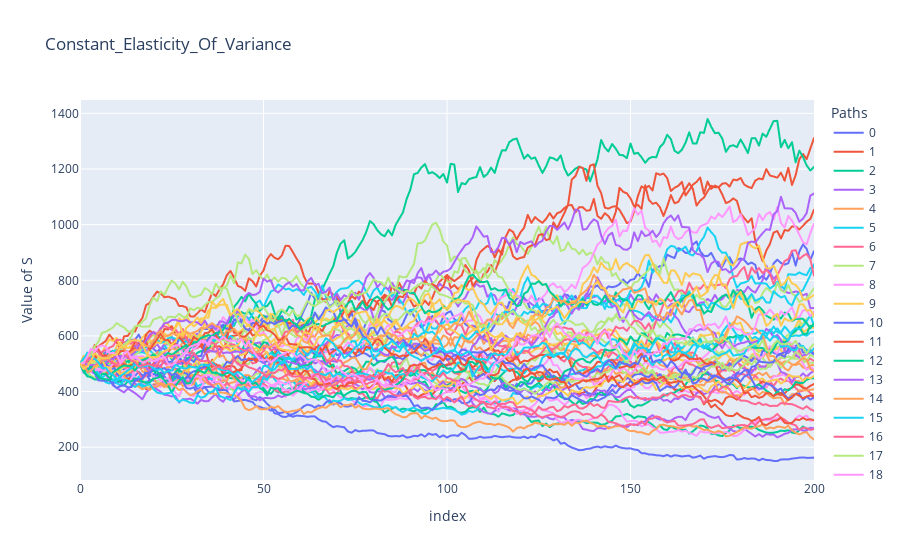

This figure's notebook cell:
### Code cell
npaths = 50
nsteps = 200
T = 1
dt = T/nsteps
t = np.arange(0, T+dt, dt)

# Arithmetic_Brownian_Motion(0.05, 0.4, npaths, nsteps, t, T, 200).simulate(plot_expected=True);
# Geometric_Brownian_Motion(0.2, 0.4, npaths, nsteps, t, T, 500).simulate(plot_expected=True)
# Ornstein_Uhlenbeck_Process(10, 0.07, 0.1, npaths, nsteps, t, T, 0.05).simulate(analytic_EM=False, plot_expected=False)
# Brownian_Bridge(1, 2, 0.5, npaths, nsteps, t, T).simulate(plot_expected=False)
# Feller_Square_Root_Process(5, 0.07, 0.265, npaths, nsteps, t, T, 0.03).simulate(sim_type="EM", analytic_EM=False, plot_expected=False)
Constant_Elasticity_Of_Variance(0.2, 0.4, npaths, nsteps, t, T, 500, 0).simulate(plot_expected=False)
# Heston_Stochastic_Volatility(0.1, 5, 0.07, 0.2, npaths, nsteps, t, T, 100, 0.03, 0).simulate(plot_expected=False)
# Variance_Gamma_Process(0.2, 0.3, npaths, nsteps, t, T, 0, 1/0.05).simulate(plot_expected=True)
# Merton_Jump_Diffusion_Process(0.2, 0.3, -0.1, 0.15, 0.5, npaths, nsteps, t, T, 0).simulate(plot_expected=False)
# Kou_Jump_Diffusion_Process(0.2, 0.3, 0.5, 9, 5, 0.5, npaths, nsteps, t, T, 0).simulate(plot_expected=False)

### Figure 1 — Plotly figure (JSON) as saved in the notebook; plotly's stock layout.template omitted (floating-point values rounded to 4 significant figures; data arrays with more than 128 entries replaced by an {"elided": "..."} marker saying what was removed)
{"data": [{"hovertemplate": "Paths=0<br>index=%{x}<br>Value of S=%{y}<extra></extra>", "legendgroup": "0", "line": {"color": "#636efa", "dash": "solid"}, "marker": {"symbol": "circle"}, "mode": "lines", "name": "0", "showlegend": true, "type": "scattergl", "x": {"elided": "201 int values"}, "xaxis": "x", "y": {"elided": "201 float values"}, "yaxis": "y"}, {"hovertemplate": "Paths=1<br>index=%{x}<br>Value of S=%{y}<extra></extra>", "legendgroup": "1", "line": {"color": "#EF553B", "dash": "solid"}, "marker": {"symbol": "circle"}, "mode": "lines", "name": "1", "showlegend": true, "type": "scattergl", "x": {"elided": "201 int values"}, "xaxis": "x", "y": {"elided": "201 float values"}, "yaxis": "y"}, {"hovertemplate": "Paths=2<br>index=%{x}<br>Value of S=%{y}<extra></extra>", "legendgroup": "2", "line": {"color": "#00cc96", "dash": "solid"}, "marker": {"symbol": "circle"}, "mode": "lines", "name": "2", "showlegend": true, "type": "scattergl", "x": {"elided": "201 int values"}, "xaxis": "x", "y": {"elided": "201 float values"}, "yaxis": "y"}, {"hovertemplate": "Paths=3<br>index=%{x}<br>Value of S=%{y}<extra></extra>", "legendgroup": "3", "line": {"color": "#ab63fa", "dash": "solid"}, "marker": {"symbol": "circle"}, "mode": "lines", "name": "3", "showlegend": true, "type": "scattergl", "x": {"elided": "201 int values"}, "xaxis": "x", "y": {"elided": "201 float values"}, "yaxis": "y"}, {"hovertemplate": "Paths=4<br>index=%{x}<br>Value of S=%{y}<extra></extra>", "legendgroup": "4", "line": {"color": "#FFA15A", "dash": "solid"}, "marker": {"symbol": "circle"}, "mode": "lines", "name": "4", "showlegend": true, "type": "scattergl", "x": {"elided": "201 int values"}, "xaxis": "x", "y": {"elided": "201 float values"}, "yaxis": "y"}, {"hovertemplate": "Paths=5<br>index=%{x}<br>Value of S=%{y}<extra></extra>", "legendgroup": "5", "line": {"color": "#19d3f3", "dash": "solid"}, "marker": {"symbol": "circle"}, "mode": "lines", "name": "5", "showlegend": true, "type": "scattergl", "x": {"elided": "201 int values"}, "xaxis": "x", "y": {"elided": "201 float values"}, "yaxis": "y"}, {"hovertemplate": "Paths=6<br>index=%{x}<br>Value of S=%{y}<extra></extra>", "legendgroup": "6", "line": {"color": "#FF6692", "dash": "solid"}, "marker": {"symbol": "circle"}, "mode": "lines", "name": "6", "showlegend": true, "type": "scattergl", "x": {"elided": "201 int values"}, "xaxis": "x", "y": {"elided": "201 float values"}, "yaxis": "y"}, {"hovertemplate": "Paths=7<br>index=%{x}<br>Value of S=%{y}<extra></extra>", "legendgroup": "7", "line": {"color": "#B6E880", "dash": "solid"}, "marker": {"symbol": "circle"}, "mode": "lines", "name": "7", "showlegend": true, "type": "scattergl", "x": {"elided": "201 int values"}, "xaxis": "x", "y": {"elided": "201 float values"}, "yaxis": "y"}, {"hovertemplate": "Paths=8<br>index=%{x}<br>Value of S=%{y}<extra></extra>", "legendgroup": "8", "line": {"color": "#FF97FF", "dash": "solid"}, "marker": {"symbol": "circle"}, "mode": "lines", "name": "8", "showlegend": true, "type": "scattergl", "x": {"elided": "201 int values"}, "xaxis": "x", "y": {"elided": "201 float values"}, "yaxis": "y"}, {"hovertemplate": "Paths=9<br>index=%{x}<br>Value of S=%{y}<extra></extra>", "legendgroup": "9", "line": {"color": "#FECB52", "dash": "solid"}, "marker": {"symbol": "circle"}, "mode": "lines", "name": "9", "showlegend": true, "type": "scattergl", "x": {"elided": "201 int values"}, "xaxis": "x", "y": {"elided": "201 float values"}, "yaxis": "y"}, {"hovertemplate": "Paths=10<br>index=%{x}<br>Value of S=%{y}<extra></extra>", "legendgroup": "10", "line": {"color": "#636efa", "dash": "solid"}, "marker": {"symbol": "circle"}, "mode": "lines", "name": "10", "showlegend": true, "type": "scattergl", "x": {"elided": "201 int values"}, "xaxis": "x", "y": {"elided": "201 float values"}, "yaxis": "y"}, {"hovertemplate": "Paths=11<br>index=%{x}<br>Value of S=%{y}<extra></extra>", "legendgroup": "11", "line": {"color": "#EF553B", "dash": "solid"}, "marker": {"symbol": "circle"}, "mode": "lines", "name": "11", "showlegend": true, "type": "scattergl", "x": {"elided": "201 int values"}, "xaxis": "x", "y": {"elided": "201 float values"}, "yaxis": "y"}, {"hovertemplate": "Paths=12<br>index=%{x}<br>Value of S=%{y}<extra></extra>", "legendgroup": "12", "line": {"color": "#00cc96", "dash": "solid"}, "marker": {"symbol": "circle"}, "mode": "lines", "name": "12", "showlegend": true, "type": "scattergl", "x": {"elided": "201 int values"}, "xaxis": "x", "y": {"elided": "201 float values"}, "yaxis": "y"}, {"hovertemplate": "Paths=13<br>index=%{x}<br>Value of S=%{y}<extra></extra>", "legendgroup": "13", "line": {"color": "#ab63fa", "dash": "solid"}, "marker": {"symbol": "circle"}, "mode": "lines", "name": "13", "showlegend": true, "type": "scattergl", "x": {"elided": "201 int values"}, "xaxis": "x", "y": {"elided": "201 float values"}, "yaxis": "y"}, {"hovertemplate": "Paths=14<br>index=%{x}<br>Value of S=%{y}<extra></extra>", "legendgroup": "14", "line": {"color": "#FFA15A", "dash": "solid"}, "marker": {"symbol": "circle"}, "mode": "lines", "name": "14", "showlegend": true, "type": "scattergl", "x": {"elided": "201 int values"}, "xaxis": "x", "y": {"elided": "201 float values"}, "yaxis": "y"}, {"hovertemplate": "Paths=15<br>index=%{x}<br>Value of S=%{y}<extra></extra>", "legendgroup": "15", "line": {"color": "#19d3f3", "dash": "solid"}, "marker": {"symbol": "circle"}, "mode": "lines", "name": "15", "showlegend": true, "type": "scattergl", "x": {"elided": "201 int values"}, "xaxis": "x", "y": {"elided": "201 float values"}, "yaxis": "y"}, {"hovertemplate": "Paths=16<br>index=%{x}<br>Value of S=%{y}<extra></extra>", "legendgroup": "16", "line": {"color": "#FF6692", "dash": "solid"}, "marker": {"symbol": "circle"}, "mode": "lines", "name": "16", "showlegend": true, "type": "scattergl", "x": {"elided": "201 int values"}, "xaxis": "x", "y": {"elided": "201 float values"}, "yaxis": "y"}, {"hovertemplate": "Paths=17<br>index=%{x}<br>Value of S=%{y}<extra></extra>", "legendgroup": "17", "line": {"color": "#B6E880", "dash": "solid"}, "marker": {"symbol": "circle"}, "mode": "lines", "name": "17", "showlegend": true, "type": "scattergl", "x": {"elided": "201 int values"}, "xaxis": "x", "y": {"elided": "201 float values"}, "yaxis": "y"}, {"hovertemplate": "Paths=18<br>index=%{x}<br>Value of S=%{y}<extra></extra>", "legendgroup": "18", "line": {"color": "#FF97FF", "dash": "solid"}, "marker": {"symbol": "circle"}, "mode": "lines", "name": "18", "showlegend": true, "type": "scattergl", "x": {"elided": "201 int values"}, "xaxis": "x", "y": {"elided": "201 float values"}, "yaxis": "y"}, {"hovertemplate": "Paths=19<br>index=%{x}<br>Value of S=%{y}<extra></extra>", "legendgroup": "19", "line": {"color": "#FECB52", "dash": "solid"}, "marker": {"symbol": "circle"}, "mode": "lines", "name": "19", "showlegend": true, "type": "scattergl", "x": {"elided": "201 int values"}, "xaxis": "x", "y": {"elided": "201 float values"}, "yaxis": "y"}, {"hovertemplate": "Paths=20<br>index=%{x}<br>Value of S=%{y}<extra></extra>", "legendgroup": "20", "line": {"color": "#636efa", "dash": "solid"}, "marker": {"symbol": "circle"}, "mode": "lines", "name": "20", "showlegend": true, "type": "scattergl", "x": {"elided": "201 int values"}, "xaxis": "x", "y": {"elided": "201 float values"}, "yaxis": "y"}, {"hovertemplate": "Paths=21<br>index=%{x}<br>Value of S=%{y}<extra></extra>", "legendgroup": "21", "line": {"color": "#EF553B", "dash": "solid"}, "marker": {"symbol": "circle"}, "mode": "lines", "name": "21", "showlegend": true, "type": "scattergl", "x": {"elided": "201 int values"}, "xaxis": "x", "y": {"elided": "201 float values"}, "yaxis": "y"}, {"hovertemplate": "Paths=22<br>index=%{x}<br>Value of S=%{y}<extra></extra>", "legendgroup": "22", "line": {"color": "#00cc96", "dash": "solid"}, "marker": {"symbol": "circle"}, "mode": "lines", "name": "22", "showlegend": true, "type": "scattergl", "x": {"elided": "201 int values"}, "xaxis": "x", "y": {"elided": "201 float values"}, "yaxis": "y"}, {"hovertemplate": "Paths=23<br>index=%{x}<br>Value of S=%{y}<extra></extra>", "legendgroup": "23", "line": {"color": "#ab63fa", "dash": "solid"}, "marker": {"symbol": "circle"}, "mode": "lines", "name": "23", "showlegend": true, "type": "scattergl", "x": {"elided": "201 int values"}, "xaxis": "x", "y": {"elided": "201 float values"}, "yaxis": "y"}, {"hovertemplate": "Paths=24<br>index=%{x}<br>Value of S=%{y}<extra></extra>", "legendgroup": "24", "line": {"color": "#FFA15A", "dash": "solid"}, "marker": {"symbol": "circle"}, "mode": "lines", "name": "24", "showlegend": true, "type": "scattergl", "x": {"elided": "201 int values"}, "xaxis": "x", "y": {"elided": "201 float values"}, "yaxis": "y"}, {"hovertemplate": "Paths=25<br>index=%{x}<br>Value of S=%{y}<extra></extra>", "legendgroup": "25", "line": {"color": "#19d3f3", "dash": "solid"}, "marker": {"symbol": "circle"}, "mode": "lines", "name": "25", "showlegend": true, "type": "scattergl", "x": {"elided": "201 int values"}, "xaxis": "x", "y": {"elided": "201 float values"}, "yaxis": "y"}, {"hovertemplate": "Paths=26<br>index=%{x}<br>Value of S=%{y}<extra></extra>", "legendgroup": "26", "line": {"color": "#FF6692", "dash": "solid"}, "marker": {"symbol": "circle"}, "mode": "lines", "name": "26", "showlegend": true, "type": "scattergl", "x": {"elided": "201 int values"}, "xaxis": "x", "y": {"elided": "201 float values"}, "yaxis": "y"}, {"hovertemplate": "Paths=27<br>index=%{x}<br>Value of S=%{y}<extra></extra>", "legendgroup": "27", "line": {"color": "#B6E880", "dash": "solid"}, "marker": {"symbol": "circle"}, "mode": "lines", "name": "27", "showlegend": true, "type": "scattergl", "x": {"elided": "201 int values"}, "xaxis": "x", "y": {"elided": "201 float values"}, "yaxis": "y"}, {"hovertemplate": "Paths=28<br>index=%{x}<br>Value of S=%{y}<extra></extra>", "legendgroup": "28", "line": {"color": "#FF97FF", "dash": "solid"}, "marker": {"symbol": "circle"}, "mode": "lines", "name": "28", "showlegend": true, "type": "scattergl", "x": {"elided": "201 int values"}, "xaxis": "x", "y": {"elided": "201 float values"}, "yaxis": "y"}, {"hovertemplate": "Paths=29<br>index=%{x}<br>Value of S=%{y}<extra></extra>", "legendgroup": "29", "line": {"color": "#FECB52", "dash": "solid"}, "marker": {"symbol": "circle"}, "mode": "lines", "name": "29", "showlegend": true, "type": "scattergl", "x": {"elided": "201 int values"}, "xaxis": "x", "y": {"elided": "201 float values"}, "yaxis": "y"}, {"hovertemplate": "Paths=30<br>index=%{x}<br>Value of S=%{y}<extra></extra>", "legendgroup": "30", "line": {"color": "#636efa", "dash": "solid"}, "marker": {"symbol": "circle"}, "mode": "lines", "name": "30", "showlegend": true, "type": "scattergl", "x": {"elided": "201 int values"}, "xaxis": "x", "y": {"elided": "201 float values"}, "yaxis": "y"}, {"hovertemplate": "Paths=31<br>index=%{x}<br>Value of S=%{y}<extra></extra>", "legendgroup": "31", "line": {"color": "#EF553B", "dash": "solid"}, "marker": {"symbol": "circle"}, "mode": "lines", "name": "31", "showlegend": true, "type": "scattergl", "x": {"elided": "201 int values"}, "xaxis": "x", "y": {"elided": "201 float values"}, "yaxis": "y"}, {"hovertemplate": "Paths=32<br>index=%{x}<br>Value of S=%{y}<extra></extra>", "legendgroup": "32", "line": {"color": "#00cc96", "dash": "solid"}, "marker": {"symbol": "circle"}, "mode": "lines", "name": "32", "showlegend": true, "type": "scattergl", "x": {"elided": "201 int values"}, "xaxis": "x", "y": {"elided": "201 float values"}, "yaxis": "y"}, {"hovertemplate": "Paths=33<br>index=%{x}<br>Value of S=%{y}<extra></extra>", "legendgroup": "33", "line": {"color": "#ab63fa", "dash": "solid"}, "marker": {"symbol": "circle"}, "mode": "lines", "name": "33", "showlegend": true, "type": "scattergl", "x": {"elided": "201 int values"}, "xaxis": "x", "y": {"elided": "201 float values"}, "yaxis": "y"}, {"hovertemplate": "Paths=34<br>index=%{x}<br>Value of S=%{y}<extra></extra>", "legendgroup": "34", "line": {"color": "#FFA15A", "dash": "solid"}, "marker": {"symbol": "circle"}, "mode": "lines", "name": "34", "showlegend": true, "type": "scattergl", "x": {"elided": "201 int values"}, "xaxis": "x", "y": {"elided": "201 float values"}, "yaxis": "y"}, {"hovertemplate": "Paths=35<br>index=%{x}<br>Value of S=%{y}<extra></extra>", "legendgroup": "35", "line": {"color": "#19d3f3", "dash": "solid"}, "marker": {"symbol": "circle"}, "mode": "lines", "name": "35", "showlegend": true, "type": "scattergl", "x": {"elided": "201 int values"}, "xaxis": "x", "y": {"elided": "201 float values"}, "yaxis": "y"}, {"hovertemplate": "Paths=36<br>index=%{x}<br>Value of S=%{y}<extra></extra>", "legendgroup": "36", "line": {"color": "#FF6692", "dash": "solid"}, "marker": {"symbol": "circle"}, "mode": "lines", "name": "36", "showlegend": true, "type": "scattergl", "x": {"elided": "201 int values"}, "xaxis": "x", "y": {"elided": "201 float values"}, "yaxis": "y"}, {"hovertemplate": "Paths=37<br>index=%{x}<br>Value of S=%{y}<extra></extra>", "legendgroup": "37", "line": {"color": "#B6E880", "dash": "solid"}, "marker": {"symbol": "circle"}, "mode": "lines", "name": "37", "showlegend": true, "type": "scattergl", "x": {"elided": "201 int values"}, "xaxis": "x", "y": {"elided": "201 float values"}, "yaxis": "y"}, {"hovertemplate": "Paths=38<br>index=%{x}<br>Value of S=%{y}<extra></extra>", "legendgroup": "38", "line": {"color": "#FF97FF", "dash": "solid"}, "marker": {"symbol": "circle"}, "mode": "lines", "name": "38", "showlegend": true, "type": "scattergl", "x": {"elided": "201 int values"}, "xaxis": "x", "y": {"elided": "201 float values"}, "yaxis": "y"}, {"hovertemplate": "Paths=39<br>index=%{x}<br>Value of S=%{y}<extra></extra>", "legendgroup": "39", "line": {"color": "#FECB52", "dash": "solid"}, "marker": {"symbol": "circle"}, "mode": "lines", "name": "39", "showlegend": true, "type": "scattergl", "x": {"elided": "201 int values"}, "xaxis": "x", "y": {"elided": "201 float values"}, "yaxis": "y"}, {"hovertemplate": "Paths=40<br>index=%{x}<br>Value of S=%{y}<extra></extra>", "legendgroup": "40", "line": {"color": "#636efa", "dash": "solid"}, "marker": {"symbol": "circle"}, "mode": "lines", "name": "40", "showlegend": true, "type": "scattergl", "x": {"elided": "201 int values"}, "xaxis": "x", "y": {"elided": "201 float values"}, "yaxis": "y"}, {"hovertemplate": "Paths=41<br>index=%{x}<br>Value of S=%{y}<extra></extra>", "legendgroup": "41", "line": {"color": "#EF553B", "dash": "solid"}, "marker": {"symbol": "circle"}, "mode": "lines", "name": "41", "showlegend": true, "type": "scattergl", "x": {"elided": "201 int values"}, "xaxis": "x", "y": {"elided": "201 float values"}, "yaxis": "y"}, {"hovertemplate": "Paths=42<br>index=%{x}<br>Value of S=%{y}<extra></extra>", "legendgroup": "42", "line": {"color": "#00cc96", "dash": "solid"}, "marker": {"symbol": "circle"}, "mode": "lines", "name": "42", "showlegend": true, "type": "scattergl", "x": {"elided": "201 int values"}, "xaxis": "x", "y": {"elided": "201 float values"}, "yaxis": "y"}, {"hovertemplate": "Paths=43<br>index=%{x}<br>Value of S=%{y}<extra></extra>", "legendgroup": "43", "line": {"color": "#ab63fa", "dash": "solid"}, "marker": {"symbol": "circle"}, "mode": "lines", "name": "43", "showlegend": true, "type": "scattergl", "x": {"elided": "201 int values"}, "xaxis": "x", "y": {"elided": "201 float values"}, "yaxis": "y"}, {"hovertemplate": "Paths=44<br>index=%{x}<br>Value of S=%{y}<extra></extra>", "legendgroup": "44", "line": {"color": "#FFA15A", "dash": "solid"}, "marker": {"symbol": "circle"}, "mode": "lines", "name": "44", "showlegend": true, "type": "scattergl", "x": {"elided": "201 int values"}, "xaxis": "x", "y": {"elided": "201 float values"}, "yaxis": "y"}, {"hovertemplate": "Paths=45<br>index=%{x}<br>Value of S=%{y}<extra></extra>", "legendgroup": "45", "line": {"color": "#19d3f3", "dash": "solid"}, "marker": {"symbol": "circle"}, "mode": "lines", "name": "45", "showlegend": true, "type": "scattergl", "x": {"elided": "201 int values"}, "xaxis": "x", "y": {"elided": "201 float values"}, "yaxis": "y"}, {"hovertemplate": "Paths=46<br>index=%{x}<br>Value of S=%{y}<extra></extra>", "legendgroup": "46", "line": {"color": "#FF6692", "dash": "solid"}, "marker": {"symbol": "circle"}, "mode": "lines", "name": "46", "showlegend": true, "type": "scattergl", "x": {"elided": "201 int values"}, "xaxis": "x", "y": {"elided": "201 float values"}, "yaxis": "y"}, {"hovertemplate": "Paths=47<br>index=%{x}<br>Value of S=%{y}<extra></extra>", "legendgroup": "47", "line": {"color": "#B6E880", "dash": "solid"}, "marker": {"symbol": "circle"}, "mode": "lines", "name": "47", "showlegend": true, "type": "scattergl", "x": {"elided": "201 int values"}, "xaxis": "x", "y": {"elided": "201 float values"}, "yaxis": "y"}, {"hovertemplate": "Paths=48<br>index=%{x}<br>Value of S=%{y}<extra></extra>", "legendgroup": "48", "line": {"color": "#FF97FF", "dash": "solid"}, "marker": {"symbol": "circle"}, "mode": "lines", "name": "48", "showlegend": true, "type": "scattergl", "x": {"elided": "201 int values"}, "xaxis": "x", "y": {"elided": "201 float values"}, "yaxis": "y"}, {"hovertemplate": "Paths=49<br>index=%{x}<br>Value of S=%{y}<extra></extra>", "legendgroup": "49", "line": {"color": "#FECB52", "dash": "solid"}, "marker": {"symbol": "circle"}, "mode": "lines", "name": "49", "showlegend": true, "type": "scattergl", "x": {"elided": "201 int values"}, "xaxis": "x", "y": {"elided": "201 float values"}, "yaxis": "y"}], "layout": {"legend": {"title": {"text": "Paths"}, "tracegroupgap": 0}, "title": {"text": "Constant_Elasticity_Of_Variance"}, "xaxis": {"anchor": "y", "domain": [0, 1], "title": {"text": "index"}}, "yaxis": {"anchor": "x", "domain": [0, 1], "title": {"text": "Value of S"}}}}
